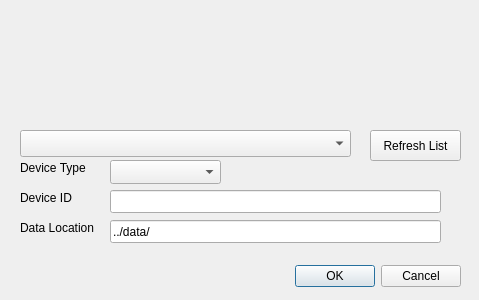
<?xml version="1.0" encoding="UTF-8"?>
<ui version="4.0">
 <class>Dialog</class>
 <widget class="QDialog" name="Dialog">
  <property name="geometry">
   <rect>
    <x>0</x>
    <y>0</y>
    <width>479</width>
    <height>300</height>
   </rect>
  </property>
  <property name="windowTitle">
   <string>Dialog</string>
  </property>
  <widget class="QDialogButtonBox" name="buttonBox">
   <property name="geometry">
    <rect>
     <x>50</x>
     <y>260</y>
     <width>411</width>
     <height>32</height>
    </rect>
   </property>
   <property name="orientation">
    <enum>Qt::Horizontal</enum>
   </property>
   <property name="standardButtons">
    <set>QDialogButtonBox::Cancel|QDialogButtonBox::Ok</set>
   </property>
  </widget>
  <widget class="QLabel" name="logo">
   <property name="geometry">
    <rect>
     <x>40</x>
     <y>10</y>
     <width>331</width>
     <height>101</height>
    </rect>
   </property>
   <property name="text">
    <string/>
   </property>
   <property name="pixmap">
    <pixmap>../../.designer/backup/PP_Logo.jpg</pixmap>
   </property>
   <property name="scaledContents">
    <bool>true</bool>
   </property>
  </widget>
  <widget class="QLineEdit" name="serial_text">
   <property name="geometry">
    <rect>
     <x>110</x>
     <y>190</y>
     <width>331</width>
     <height>23</height>
    </rect>
   </property>
  </widget>
  <widget class="QLabel" name="label_56">
   <property name="geometry">
    <rect>
     <x>20</x>
     <y>160</y>
     <width>71</width>
     <height>16</height>
    </rect>
   </property>
   <property name="text">
    <string>Device Type</string>
   </property>
  </widget>
  <widget class="QLabel" name="label_83">
   <property name="geometry">
    <rect>
     <x>20</x>
     <y>220</y>
     <width>91</width>
     <height>16</height>
    </rect>
   </property>
   <property name="text">
    <string>Data Location</string>
   </property>
  </widget>
  <widget class="QLabel" name="label_78">
   <property name="geometry">
    <rect>
     <x>20</x>
     <y>190</y>
     <width>81</width>
     <height>16</height>
    </rect>
   </property>
   <property name="text">
    <string>Device ID</string>
   </property>
  </widget>
  <widget class="QComboBox" name="list_ports">
   <property name="geometry">
    <rect>
     <x>20</x>
     <y>130</y>
     <width>331</width>
     <height>27</height>
    </rect>
   </property>
  </widget>
  <widget class="QPushButton" name="refresh_portlist_button">
   <property name="geometry">
    <rect>
     <x>370</x>
     <y>130</y>
     <width>91</width>
     <height>31</height>
    </rect>
   </property>
   <property name="text">
    <string>Refresh List</string>
   </property>
  </widget>
  <widget class="QComboBox" name="device_type_combo">
   <property name="geometry">
    <rect>
     <x>110</x>
     <y>160</y>
     <width>111</width>
     <height>24</height>
    </rect>
   </property>
  </widget>
  <widget class="QLineEdit" name="data_location_text">
   <property name="geometry">
    <rect>
     <x>110</x>
     <y>220</y>
     <width>331</width>
     <height>23</height>
    </rect>
   </property>
   <property name="text">
    <string>../data/</string>
   </property>
  </widget>
 </widget>
 <resources/>
 <connections>
  <connection>
   <sender>buttonBox</sender>
   <signal>accepted()</signal>
   <receiver>Dialog</receiver>
   <slot>accept()</slot>
   <hints>
    <hint type="sourcelabel">
     <x>248</x>
     <y>254</y>
    </hint>
    <hint type="destinationlabel">
     <x>157</x>
     <y>274</y>
    </hint>
   </hints>
  </connection>
  <connection>
   <sender>buttonBox</sender>
   <signal>rejected()</signal>
   <receiver>Dialog</receiver>
   <slot>reject()</slot>
   <hints>
    <hint type="sourcelabel">
     <x>316</x>
     <y>260</y>
    </hint>
    <hint type="destinationlabel">
     <x>286</x>
     <y>274</y>
    </hint>
   </hints>
  </connection>
 </connections>
</ui>
